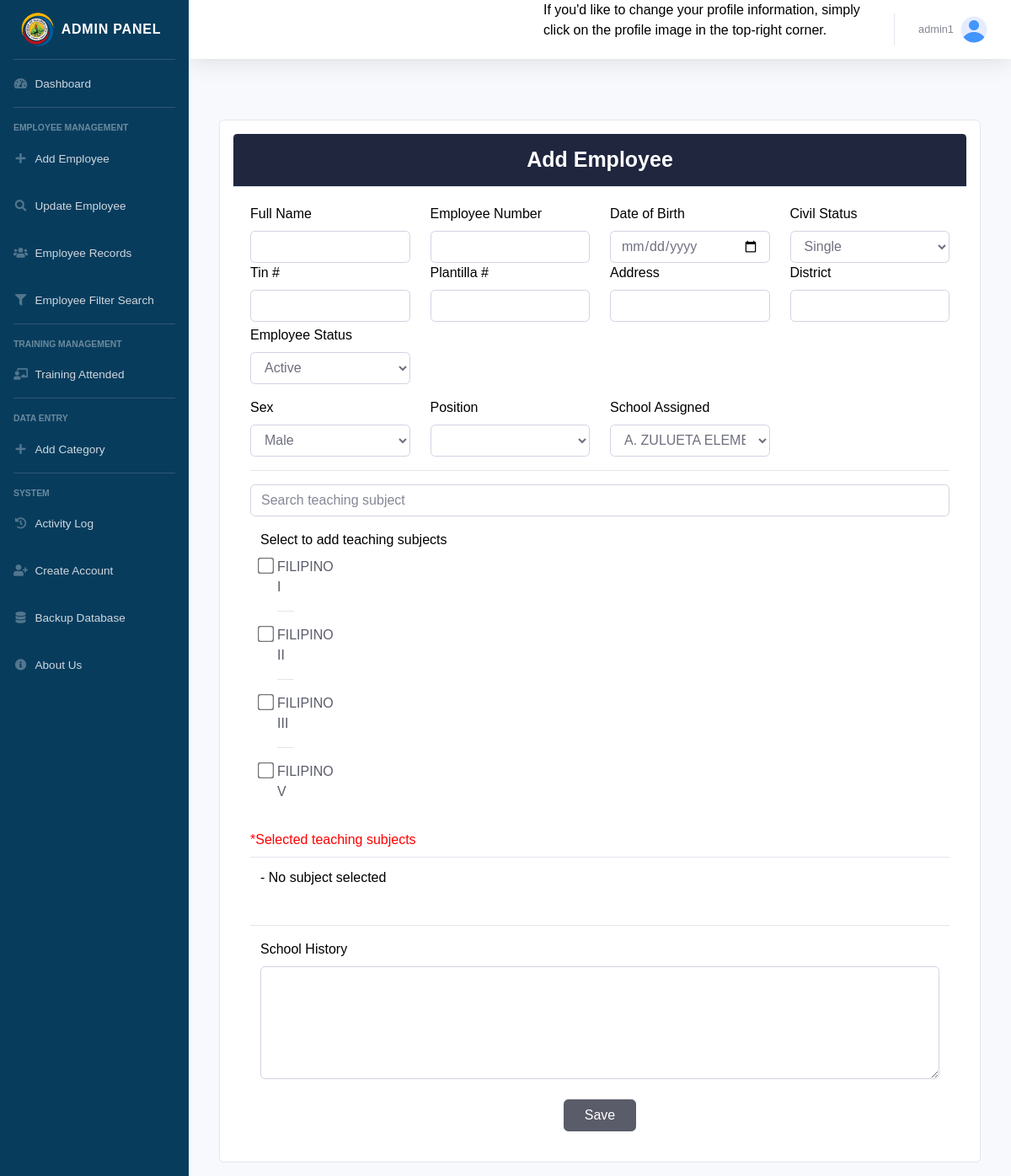
The app's page /App/Modules/User/dashboard.php?page=addEmployee (signed in) with its own data.
### tables this page shows
CREATE TABLE IF NOT EXISTS subjects (
    id INT AUTO_INCREMENT PRIMARY KEY,
    empTeachingSubject VARCHAR(255) NOT NULL,
    created_at TIMESTAMP DEFAULT CURRENT_TIMESTAMP
);

### App/includes/addEmployee.php (the view, shortened to what this page needs)
<?php
try {
    $config = new \App\Config\Config();
    $conn = $config->DB_CONNECTION;
    $schoolsQuery = "SELECT id, empAssignSchool FROM schools ORDER BY empAssignSchool ASC";
    $schoolsResult = $conn->query($schoolsQuery);
    $subjectsQuery = "SELECT id, empTeachingSubject FROM subjects ORDER BY empTeachingSubject ASC";
    $subjectsResult = $conn->query($subjectsQuery);
} catch (PDOException $e) {
    die("DB Err: " . $e->getMessage());
}
?>
<div class="container mt-4 mb-3">
    <div class="card botder-0 p-3">
        <div class="card-header text-center" style="background-color: #20263e; color: #ffffff; font-size: 25px; font-weight: bolder;">Add Employee</div>
        <div class="card-body">
            <form method="POST" action="">
                <div class="row g-2">
                    <div class="col-md-3">
                        <label for="empName" class="form-label" style="color: #000;">Full Name</label>
                        <input type="text" class="form-control" id="empName" name="empName" required>
                    </div>
                    <div class="col-md-3">
                        <label for="empNumber" class="form-label" style="color: #000;">Employee Number</label>
                        <input type="number" class="form-control" id="empNumber" name="empNumber">
                    </div>
                    <div class="col-md-3">
                        <label for="empDob" class="form-label" style="color: #000;">Date of Birth</label>
                        <input type="date" class="form-control" id="empDob" name="empDob">
                    </div>
                    <div class="col-md-3">
                        <label for="empCS" class="form-label" style="color: #000;">Civil Status</label>
                        <select name="empCS" id="empCS" class="form-control">
                            <option value="Single">Single</option>
                        </select>
                    </div>
                    <div class="col-md-3">
                        <label for="empTinNum" class="form-label" style="color: #000;">Tin #</label>
                        <input type="text" class="form-control" id="empTinNum" name="empTinNum">
                    </div>
                    <div class="col-md-3">
                        <label for="empPlantilla" class="form-label" style="color: #000;">Plantilla #</label>
                        <input type="text" class="form-control" id="empPlantilla" name="empPlantilla">
                    </div>
                    <div class="col-md-3">
                        <label for="empAddress" class="form-label" style="color: #000;">Address</label>
                        <input type="text" class="form-control" id="empAddress" name="empAddress" required>
                    </div>
                    <div class="col-md-3">
                        <label for="empDistrict" class="form-label" style="color: #000;">District</label>
                        <input type="text" class="form-control" id="empDistrict" name="empDistrict" required>
                    </div>
                    <div class="col-md-3 mt-1">
                                    <label for="empStatus" class="form-label" style="color: #000;">Employee Status</label>
                                    <select name="empStatus" id="empStatus" class="form-control">
                                        <option value="Active">Active</option>
                                    </select>
                                </div>
                </div>
                <div class="row g-3 mt-3">
                    <div class="col-md-3">
                        <label for="empSex" class="form-label" style="color: #000;">Sex</label>
                        <select name="empSex" id="empSex" class="form-control">
                            <option value="Male">Male</option>
                        </select>
                    </div>
                    <div class="col-md-3">
                        <label for="empPosition" class="form-label" style="color: #000;">Position</label>
                        <select name="empPosition" id="empPosition" class="form-control" required>
                        </select>
                    </div>
                    <div class="col-md-3">
                        <label for="empAssignSchool" class="form-label" style="color: #000;">School Assigned</label>
                        <select name="empAssignSchool" id="empAssignSchool" class="form-control" required>
                            <?php while ($row = $schoolsResult->fetch(PDO::FETCH_ASSOC)) {
                                echo "<option value='" . $row['id'] . "'>" . $row['empAssignSchool'] . "</option>";
                            } ?>
                        </select>
                    </div>
                </div>
                <hr>
                <div class="mb-3 mt-2">
                        <input type="text" class="form-control" id="searchEmployeeSubject" placeholder="Search teaching subject" onkeyup="searchCheckboxes()">
                    </div>
                    <div class="col-12">
                        <div class="mt-3">
                            <label class="form-label" style="color: #000;">Select to add teaching subjects</label>
                            <div class="row" style="max-height: 300px; overflow-y: auto;">
                                <div id="checkboxList">
                                    <?php
                                    $count = 0;
                                    while ($row = $subjectsResult->fetch(PDO::FETCH_ASSOC)) {
                                        if ($count % 2 == 0) echo "<div class='col-md-6'>";
                                        echo "<div class='form-check'>";
                                        echo "<input class='form-check-input' style='font-size: 25px; color: #000;' type='checkbox' name='empTeachingSubject[]' value='" . $row['id'] . "' id='subject_" . $row['id'] . "'>";
                                        echo "<label class='form-check-label text-dark' style='font-size: 16px; color: #000;' for='subject_" . $row['id'] . "'>" . $row['empTeachingSubject'] . "</label>";
                                        echo "<hr>";
                                        echo "</div>";
                                        if ($count % 2 == 1) echo "</div>";
                                        $count++;
                                    }
                                    ?>
                                </div>
                            </div>
                                <div class="row mt-4">
                                    <label class="form-label" style="color: red;">*Selected teaching subjects</label>
                                    <div class="table-responsive">
                                        <table class="table table-hover">
                                            <tbody id="selectedSubjectsTableBody">
                                            </tbody>
                                        </table>
                                    </div>
                                </div>
                    </div>
                    </div>
                        <hr>
                        <div class="col-12">
                            <div class="mb-3">
                                <label for="empHistory" class="form-label" style="color: #000;">School History</label>
                                <textarea name="empHistory" id="empHistory" cols="25" rows="5" class="form-control w-100"></textarea>
                            </div>
                        </div>
                <div class="text-center mt-4">
                    <button type="submit" class="btn btn-dark px-4">Save</button>
                </div>
            </form>
        </div>
    </div>
</div>

### App/assets/css/form-control.css (style rules this page uses)
#empAssignSchool, #empPosition, #empTeachingSubject { text-transform: uppercase; }

### App/assets/js/data-tables/datatables.css (style rules this page uses)
:root { --dt-row-selected: 13, 110, 253; --dt-row-selected-text: 255, 255, 255; --dt-row-selected-link: 9, 10, 11; --dt-row-stripe: 0, 0, 0; --dt-row-hover: 0, 0, 0; --dt-column-ordering: 0, 0, 0; --dt-html-background: white; }
:root { --dt-row-hover-alpha: 0.035; --dt-row-stripe-alpha: 0.023; --dt-column-ordering-alpha: 0.019; --dt-row-selected-stripe-alpha: 0.923; --dt-row-selected-column-ordering-alpha: 0.919; }

### App/includes/addEmployee.php (style rules this page uses)
.form-check-input { transform: scale(1.5); accent-color: #0FFF50; }

### records on screen
subjects: empTeachingSubject "FILIPINO I"
subjects: empTeachingSubject "FILIPINO II"
subjects: empTeachingSubject "FILIPINO III"
subjects: empTeachingSubject "FILIPINO V"

### other values on screen
$dashboard[0] "ADMIN PANEL"
$user['username'] "admin1"
form field empAssignSchool "A. Zulueta Elementary School"
